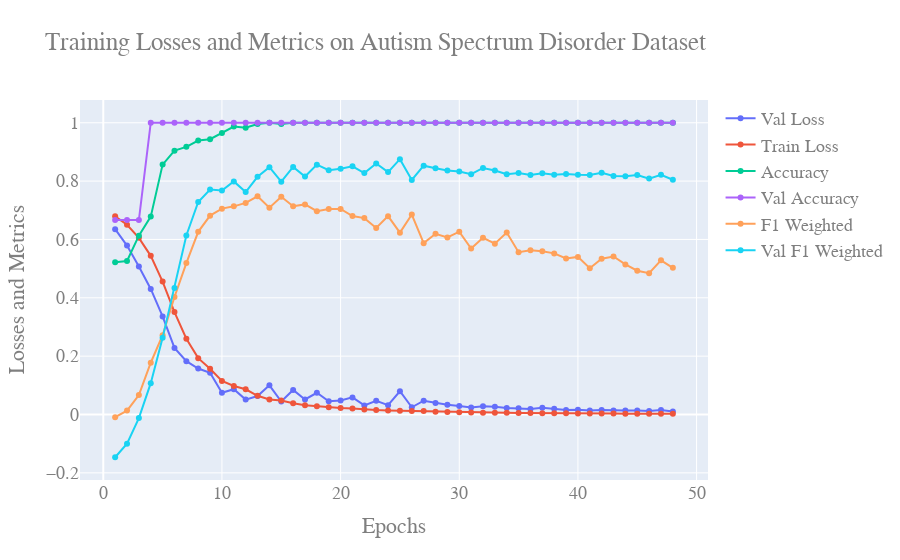

The code cell stored with this chart in its notebook:
### Code cell
plot_accuracies_losses("Training Losses and Metrics on Autism Spectrum Disorder Dataset", "Epochs", "Losses and Metrics")
